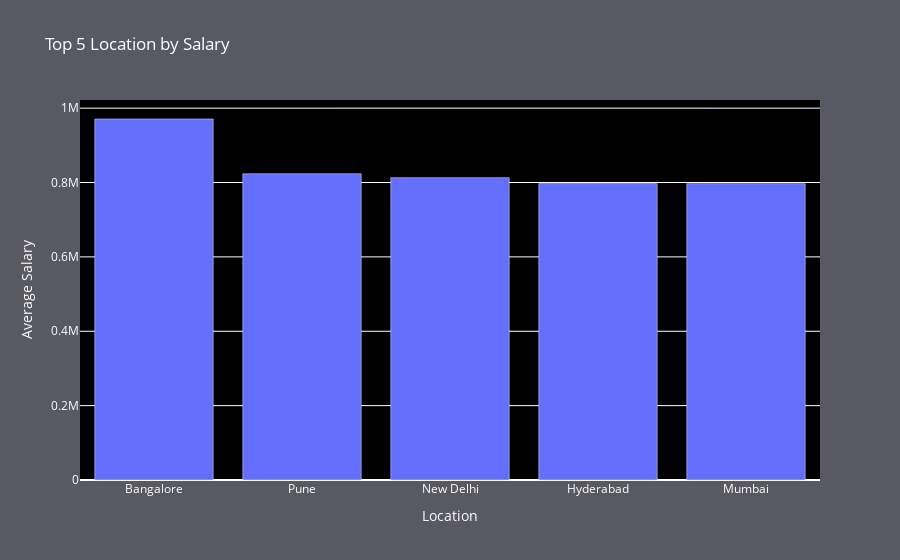

Write notebook code for a chart like this one.
### Code cell
# Top 5 Location by Salary
avg_location = df.groupby('Location')['Salary'].mean().reset_index()
avg_location = avg_location.sort_values(by='Salary', ascending=False)

top_5_job = avg_location.head(5)
fig = go.Figure()
fig.add_trace(go.Bar(x=top_5_job['Location'], y=top_5_job['Salary']))

fig.update_layout(title='Top 5 Location by Salary',
                  xaxis_title='Location',
                  yaxis_title='Average Salary',
                  plot_bgcolor='black', 
                  paper_bgcolor='#595964',  
                  font=dict(color='white'))

pyo.init_notebook_mode(connected=True)
pyo.iplot(fig)

### Figure 1 — Plotly figure (JSON) as saved in the notebook; plotly's stock layout.template omitted (floating-point values rounded to 4 significant figures)
{"data": [{"type": "bar", "x": ["Bangalore", "Pune", "New Delhi", "Hyderabad", "Mumbai"], "y": [970800.0, 823500.0, 813100.0, 797200.0, 796900.0]}], "layout": {"font": {"color": "white"}, "paper_bgcolor": "#595964", "plot_bgcolor": "black", "title": {"text": "Top 5 Location by Salary"}, "xaxis": {"title": {"text": "Location"}}, "yaxis": {"title": {"text": "Average Salary"}}}}
